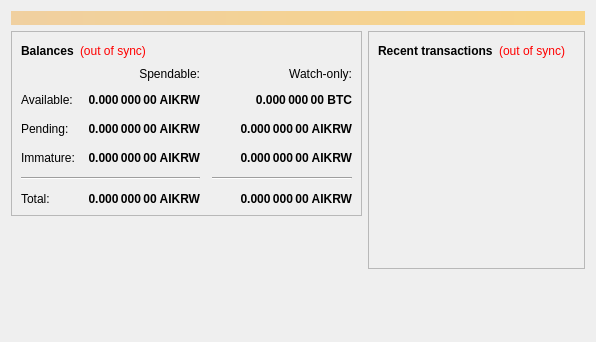
<?xml version="1.0" encoding="UTF-8"?>
<ui version="4.0">
 <class>OverviewPage</class>
 <widget class="QWidget" name="OverviewPage">
  <property name="geometry">
   <rect>
    <x>0</x>
    <y>0</y>
    <width>596</width>
    <height>342</height>
   </rect>
  </property>
  <property name="windowTitle">
   <string>Form</string>
  </property>
  <layout class="QVBoxLayout" name="topLayout">
   <item>
    <widget class="QLabel" name="labelAlerts">
     <property name="visible">
      <bool>false</bool>
     </property>
     <property name="styleSheet">
      <string notr="true">background-color: qlineargradient(x1: 0, y1: 0, x2: 1, y2: 0, stop:0 #F0D0A0, stop:1 #F8D488); color:#000000;</string>
     </property>
     <property name="wordWrap">
      <bool>true</bool>
     </property>
     <property name="margin">
      <number>3</number>
     </property>
    </widget>
   </item>
   <item>
    <layout class="QHBoxLayout" name="horizontalLayout" stretch="1,1">
     <item>
      <layout class="QVBoxLayout" name="verticalLayout_2">
       <item>
        <widget class="QFrame" name="frame">
         <property name="frameShape">
          <enum>QFrame::StyledPanel</enum>
         </property>
         <property name="frameShadow">
          <enum>QFrame::Raised</enum>
         </property>
         <layout class="QVBoxLayout" name="verticalLayout_4">
          <item>
           <layout class="QHBoxLayout" name="horizontalLayout_4">
            <item>
             <widget class="QLabel" name="label_5">
              <property name="font">
               <font>
                <weight>75</weight>
                <bold>true</bold>
               </font>
              </property>
              <property name="text">
               <string>Balances</string>
              </property>
             </widget>
            </item>
            <item>
             <widget class="QLabel" name="labelWalletStatus">
              <property name="cursor">
               <cursorShape>WhatsThisCursor</cursorShape>
              </property>
              <property name="toolTip">
               <string>The displayed information may be out of date. Your wallet automatically synchronizes with the Aikrw network after a connection is established, but this process has not completed yet.</string>
              </property>
              <property name="styleSheet">
               <string notr="true">QLabel { color: red; }</string>
              </property>
              <property name="text">
               <string notr="true">(out of sync)</string>
              </property>
              <property name="alignment">
               <set>Qt::AlignLeading|Qt::AlignLeft|Qt::AlignVCenter</set>
              </property>
             </widget>
            </item>
            <item>
             <spacer name="horizontalSpacer_3">
              <property name="orientation">
               <enum>Qt::Horizontal</enum>
              </property>
              <property name="sizeHint" stdset="0">
               <size>
                <width>40</width>
                <height>20</height>
               </size>
              </property>
             </spacer>
            </item>
           </layout>
          </item>
          <item>
           <layout class="QGridLayout" name="gridLayout">
            <property name="spacing">
             <number>12</number>
            </property>
            <item row="2" column="2">
             <widget class="QLabel" name="labelWatchPending">
              <property name="font">
               <font>
                <weight>75</weight>
                <bold>true</bold>
               </font>
              </property>
              <property name="cursor">
               <cursorShape>IBeamCursor</cursorShape>
              </property>
              <property name="toolTip">
               <string>Unconfirmed transactions to watch-only addresses</string>
              </property>
              <property name="text">
               <string notr="true">0.000 000 00 AIKRW</string>
              </property>
              <property name="alignment">
               <set>Qt::AlignRight|Qt::AlignTrailing|Qt::AlignVCenter</set>
              </property>
              <property name="textInteractionFlags">
               <set>Qt::LinksAccessibleByMouse|Qt::TextSelectableByKeyboard|Qt::TextSelectableByMouse</set>
              </property>
             </widget>
            </item>
            <item row="2" column="1">
             <widget class="QLabel" name="labelUnconfirmed">
              <property name="font">
               <font>
                <weight>75</weight>
                <bold>true</bold>
               </font>
              </property>
              <property name="cursor">
               <cursorShape>IBeamCursor</cursorShape>
              </property>
              <property name="toolTip">
               <string>Total of transactions that have yet to be confirmed, and do not yet count toward the spendable balance</string>
              </property>
              <property name="text">
               <string notr="true">0.000 000 00 AIKRW</string>
              </property>
              <property name="alignment">
               <set>Qt::AlignRight|Qt::AlignTrailing|Qt::AlignVCenter</set>
              </property>
              <property name="textInteractionFlags">
               <set>Qt::LinksAccessibleByMouse|Qt::TextSelectableByKeyboard|Qt::TextSelectableByMouse</set>
              </property>
             </widget>
            </item>
            <item row="3" column="2">
             <widget class="QLabel" name="labelWatchImmature">
              <property name="font">
               <font>
                <weight>75</weight>
                <bold>true</bold>
               </font>
              </property>
              <property name="cursor">
               <cursorShape>IBeamCursor</cursorShape>
              </property>
              <property name="toolTip">
               <string>Mined balance in watch-only addresses that has not yet matured</string>
              </property>
              <property name="text">
               <string notr="true">0.000 000 00 AIKRW</string>
              </property>
              <property name="alignment">
               <set>Qt::AlignRight|Qt::AlignTrailing|Qt::AlignVCenter</set>
              </property>
              <property name="textInteractionFlags">
               <set>Qt::LinksAccessibleByMouse|Qt::TextSelectableByKeyboard|Qt::TextSelectableByMouse</set>
              </property>
             </widget>
            </item>
            <item row="4" column="0" colspan="2">
             <widget class="Line" name="line">
              <property name="orientation">
               <enum>Qt::Horizontal</enum>
              </property>
             </widget>
            </item>
            <item row="4" column="2">
             <widget class="Line" name="lineWatchBalance">
              <property name="sizePolicy">
               <sizepolicy hsizetype="Preferred" vsizetype="Fixed">
                <horstretch>0</horstretch>
                <verstretch>0</verstretch>
               </sizepolicy>
              </property>
              <property name="minimumSize">
               <size>
                <width>140</width>
                <height>0</height>
               </size>
              </property>
              <property name="orientation">
               <enum>Qt::Horizontal</enum>
              </property>
             </widget>
            </item>
            <item row="5" column="0">
             <widget class="QLabel" name="labelTotalText">
              <property name="text">
               <string>Total:</string>
              </property>
             </widget>
            </item>
            <item row="3" column="1">
             <widget class="QLabel" name="labelImmature">
              <property name="font">
               <font>
                <weight>75</weight>
                <bold>true</bold>
               </font>
              </property>
              <property name="cursor">
               <cursorShape>IBeamCursor</cursorShape>
              </property>
              <property name="toolTip">
               <string>Mined balance that has not yet matured</string>
              </property>
              <property name="text">
               <string notr="true">0.000 000 00 AIKRW</string>
              </property>
              <property name="alignment">
               <set>Qt::AlignRight|Qt::AlignTrailing|Qt::AlignVCenter</set>
              </property>
              <property name="textInteractionFlags">
               <set>Qt::LinksAccessibleByMouse|Qt::TextSelectableByKeyboard|Qt::TextSelectableByMouse</set>
              </property>
             </widget>
            </item>
            <item row="2" column="3">
             <spacer name="horizontalSpacer_2">
              <property name="orientation">
               <enum>Qt::Horizontal</enum>
              </property>
              <property name="sizeHint" stdset="0">
               <size>
                <width>40</width>
                <height>20</height>
               </size>
              </property>
             </spacer>
            </item>
            <item row="3" column="0">
             <widget class="QLabel" name="labelImmatureText">
              <property name="text">
               <string>Immature:</string>
              </property>
             </widget>
            </item>
            <item row="5" column="1">
             <widget class="QLabel" name="labelTotal">
              <property name="font">
               <font>
                <weight>75</weight>
                <bold>true</bold>
               </font>
              </property>
              <property name="cursor">
               <cursorShape>IBeamCursor</cursorShape>
              </property>
              <property name="toolTip">
               <string>Your current total balance</string>
              </property>
              <property name="text">
               <string notr="true">0.000 000 00 AIKRW</string>
              </property>
              <property name="alignment">
               <set>Qt::AlignRight|Qt::AlignTrailing|Qt::AlignVCenter</set>
              </property>
              <property name="textInteractionFlags">
               <set>Qt::LinksAccessibleByMouse|Qt::TextSelectableByKeyboard|Qt::TextSelectableByMouse</set>
              </property>
             </widget>
            </item>
            <item row="5" column="2">
             <widget class="QLabel" name="labelWatchTotal">
              <property name="font">
               <font>
                <weight>75</weight>
                <bold>true</bold>
               </font>
              </property>
              <property name="cursor">
               <cursorShape>IBeamCursor</cursorShape>
              </property>
              <property name="toolTip">
               <string>Current total balance in watch-only addresses</string>
              </property>
              <property name="text">
               <string notr="true">0.000 000 00 AIKRW</string>
              </property>
              <property name="alignment">
               <set>Qt::AlignRight|Qt::AlignTrailing|Qt::AlignVCenter</set>
              </property>
              <property name="textInteractionFlags">
               <set>Qt::LinksAccessibleByMouse|Qt::TextSelectableByKeyboard|Qt::TextSelectableByMouse</set>
              </property>
             </widget>
            </item>
            <item row="0" column="2">
             <widget class="QLabel" name="labelWatchonly">
              <property name="text">
               <string>Watch-only:</string>
              </property>
              <property name="alignment">
               <set>Qt::AlignRight|Qt::AlignTrailing|Qt::AlignVCenter</set>
              </property>
             </widget>
            </item>
            <item row="1" column="0">
             <widget class="QLabel" name="labelBalanceText">
              <property name="text">
               <string>Available:</string>
              </property>
             </widget>
            </item>
            <item row="1" column="1">
             <widget class="QLabel" name="labelBalance">
              <property name="font">
               <font>
                <weight>75</weight>
                <bold>true</bold>
               </font>
              </property>
              <property name="cursor">
               <cursorShape>IBeamCursor</cursorShape>
              </property>
              <property name="toolTip">
               <string>Your current spendable balance</string>
              </property>
              <property name="text">
               <string notr="true">0.000 000 00 AIKRW</string>
              </property>
              <property name="alignment">
               <set>Qt::AlignRight|Qt::AlignTrailing|Qt::AlignVCenter</set>
              </property>
              <property name="textInteractionFlags">
               <set>Qt::LinksAccessibleByMouse|Qt::TextSelectableByKeyboard|Qt::TextSelectableByMouse</set>
              </property>
             </widget>
            </item>
            <item row="1" column="2">
             <widget class="QLabel" name="labelWatchAvailable">
              <property name="font">
               <font>
                <weight>75</weight>
                <bold>true</bold>
               </font>
              </property>
              <property name="cursor">
               <cursorShape>IBeamCursor</cursorShape>
              </property>
              <property name="toolTip">
               <string>Your current balance in watch-only addresses</string>
              </property>
              <property name="text">
               <string notr="true">0.000 000 00 BTC</string>
              </property>
              <property name="alignment">
               <set>Qt::AlignRight|Qt::AlignTrailing|Qt::AlignVCenter</set>
              </property>
              <property name="textInteractionFlags">
               <set>Qt::LinksAccessibleByMouse|Qt::TextSelectableByKeyboard|Qt::TextSelectableByMouse</set>
              </property>
             </widget>
            </item>
            <item row="2" column="0">
             <widget class="QLabel" name="labelPendingText">
              <property name="text">
               <string>Pending:</string>
              </property>
             </widget>
            </item>
            <item row="0" column="1">
             <widget class="QLabel" name="labelSpendable">
              <property name="text">
               <string>Spendable:</string>
              </property>
              <property name="alignment">
               <set>Qt::AlignRight|Qt::AlignTrailing|Qt::AlignVCenter</set>
              </property>
             </widget>
            </item>
           </layout>
          </item>
         </layout>
        </widget>
       </item>
       <item>
        <spacer name="verticalSpacer">
         <property name="orientation">
          <enum>Qt::Vertical</enum>
         </property>
         <property name="sizeHint" stdset="0">
          <size>
           <width>20</width>
           <height>40</height>
          </size>
         </property>
        </spacer>
       </item>
      </layout>
     </item>
     <item>
      <layout class="QVBoxLayout" name="verticalLayout_3">
       <item>
        <widget class="QFrame" name="frame_2">
         <property name="frameShape">
          <enum>QFrame::StyledPanel</enum>
         </property>
         <property name="frameShadow">
          <enum>QFrame::Raised</enum>
         </property>
         <layout class="QVBoxLayout" name="verticalLayout">
          <item>
           <layout class="QHBoxLayout" name="horizontalLayout_2">
            <item>
             <widget class="QLabel" name="label_4">
              <property name="font">
               <font>
                <weight>75</weight>
                <bold>true</bold>
               </font>
              </property>
              <property name="text">
               <string>Recent transactions</string>
              </property>
             </widget>
            </item>
            <item>
             <widget class="QLabel" name="labelTransactionsStatus">
              <property name="cursor">
               <cursorShape>WhatsThisCursor</cursorShape>
              </property>
              <property name="toolTip">
               <string>The displayed information may be out of date. Your wallet automatically synchronizes with the Aikrw network after a connection is established, but this process has not completed yet.</string>
              </property>
              <property name="styleSheet">
               <string notr="true">QLabel { color: red; }</string>
              </property>
              <property name="text">
               <string notr="true">(out of sync)</string>
              </property>
              <property name="alignment">
               <set>Qt::AlignRight|Qt::AlignTrailing|Qt::AlignVCenter</set>
              </property>
             </widget>
            </item>
            <item>
             <spacer name="horizontalSpacer">
              <property name="orientation">
               <enum>Qt::Horizontal</enum>
              </property>
              <property name="sizeHint" stdset="0">
               <size>
                <width>40</width>
                <height>20</height>
               </size>
              </property>
             </spacer>
            </item>
           </layout>
          </item>
          <item>
           <widget class="QListView" name="listTransactions">
            <property name="styleSheet">
             <string notr="true">QListView { background: transparent; }</string>
            </property>
            <property name="frameShape">
             <enum>QFrame::NoFrame</enum>
            </property>
            <property name="verticalScrollBarPolicy">
             <enum>Qt::ScrollBarAlwaysOff</enum>
            </property>
            <property name="horizontalScrollBarPolicy">
             <enum>Qt::ScrollBarAlwaysOff</enum>
            </property>
            <property name="selectionMode">
             <enum>QAbstractItemView::NoSelection</enum>
            </property>
           </widget>
          </item>
         </layout>
        </widget>
       </item>
       <item>
        <spacer name="verticalSpacer_2">
         <property name="orientation">
          <enum>Qt::Vertical</enum>
         </property>
         <property name="sizeHint" stdset="0">
          <size>
           <width>20</width>
           <height>40</height>
          </size>
         </property>
        </spacer>
       </item>
      </layout>
     </item>
    </layout>
   </item>
  </layout>
 </widget>
 <resources/>
 <connections/>
</ui>
